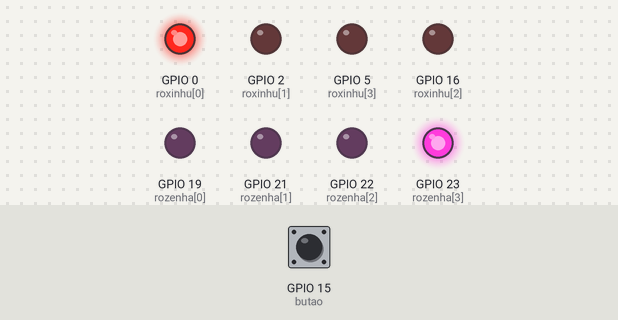
This sketch was run on a simulated ESP32. Parts: output pins drawn as LEDs (lit = HIGH). The inputs (shaded band) are chosen by the test bench; at power-on: GPIO 15 (butao) HIGH.

Above: at 0.12 s.
At 0.87 s:
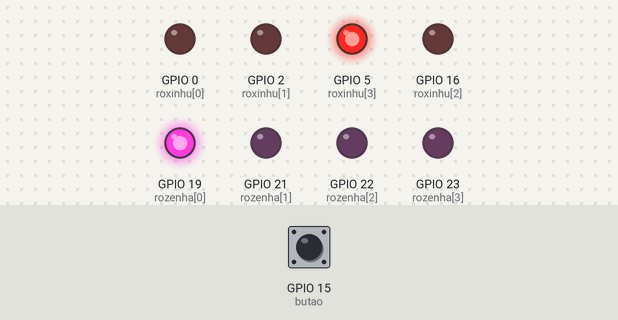
At 1.37 s:
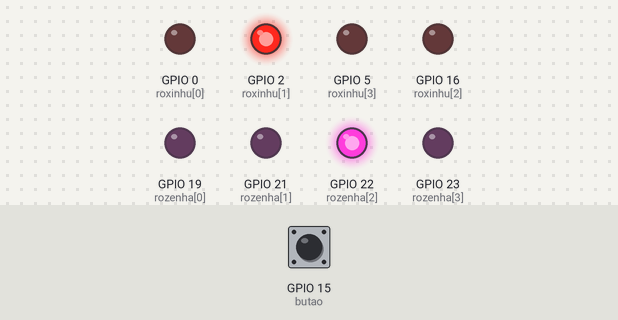
At 2.62 s:
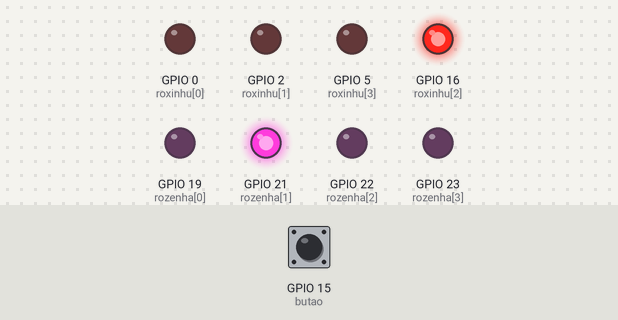
Timing chart, 0 to 3.0 s (numbered marks = the images above):
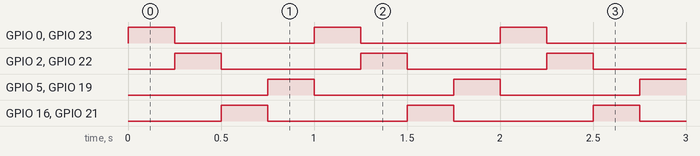

The sketch:

sketch.ino
```cpp
#define leds 4
#define butao 15

int roxinhu[leds] = {0,2,16,5};
int rozenha[leds] = {19,21,22,23};


void setup(){
  for (int i = 0; i < leds; i++){
    pinMode(roxinhu[i], OUTPUT);
    pinMode(rozenha[i], OUTPUT);
}
  pinMode(butao, INPUT_PULLUP);
}

void loop(){
  while(digitalRead(butao) == HIGH){
    int i = 0;
    while (i < leds){
     digitalWrite(roxinhu[i], HIGH);
      digitalWrite(rozenha[leds - 1 - i], HIGH);
      delay(250);
      digitalWrite(roxinhu[i], LOW);
      digitalWrite(rozenha[leds - 1 - i], LOW);
      i++;
    }
        }
     int i = 0;
    while (i < leds){
      digitalWrite(roxinhu[i], HIGH);
      digitalWrite(rozenha[leds - 1 - i], HIGH);
      delay(250);
      digitalWrite(roxinhu[i], LOW);
      digitalWrite(rozenha[leds - 1 - i], LOW);
      i++;
    }
  }
```

Measured:
- by itself, GPIO 0 (roxinhu[0]), GPIO 2 (roxinhu[1]), GPIO 5 (roxinhu[3]), GPIO 16 (roxinhu[2]), GPIO 19 (rozenha[0]), GPIO 21 (rozenha[1]), GPIO 22 (rozenha[2]), GPIO 23 (rozenha[3]): alternates HIGH for 0.25 s and LOW for 0.75 s
- by itself, everything shown: repeats every 1.0 s, in 4 steps
